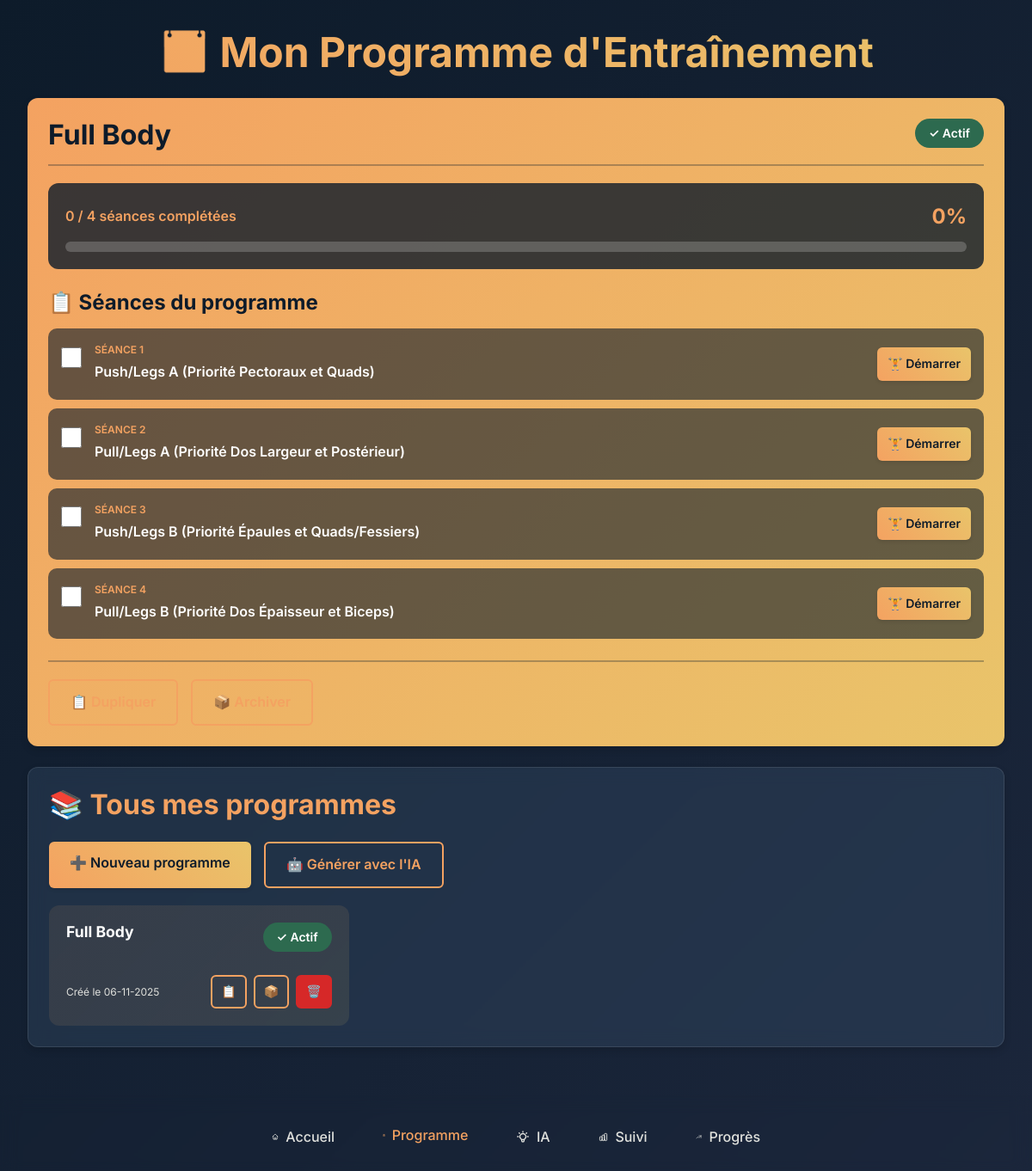
Page /programme on the committed database.
### tables this page shows
CREATE TABLE programmes (
                    id INTEGER PRIMARY KEY AUTOINCREMENT,
                    nom TEXT NOT NULL,
                    description TEXT,
                    actif INTEGER DEFAULT 0,
                    archive INTEGER DEFAULT 0,
                    date_creation TIMESTAMP DEFAULT CURRENT_TIMESTAMP
                );

CREATE TABLE programme_seances (
                    id INTEGER PRIMARY KEY AUTOINCREMENT,
                    programme_id INTEGER NOT NULL,
                    ordre INTEGER NOT NULL,
                    nom_seance TEXT NOT NULL,
                    description TEXT,
                    completee INTEGER DEFAULT 0,
                    date_completion TIMESTAMP,
                    FOREIGN KEY (programme_id) REFERENCES programmes (id) ON DELETE CASCADE
                );

### app.py (the view)
@app.route('/programme')
def programme():
    programme_actif = None
    seances_programme = []
    tous_programmes = []
    progression = {'completees': 0, 'total': 0, 'pourcentage': 0}
    try:
        with sqlite3.connect('database.db') as conn:
            cur = conn.cursor()
            cur.execute("SELECT * FROM programmes WHERE actif = 1 AND archive = 0 LIMIT 1")
            programme_actif = cur.fetchone()
            if programme_actif:
                programme_id = programme_actif[0]
                cur.execute("""
                    SELECT * FROM programme_seances
                    WHERE programme_id = ?
                    ORDER BY ordre
                """, (programme_id,))
                seances_programme = cur.fetchall()
                if seances_programme:
                    progression['total'] = len(seances_programme)
                    progression['completees'] = sum(1 for s in seances_programme if s[5] == 1)
                    progression['pourcentage'] = int((progression['completees'] / progression['total']) * 100)
            cur.execute("SELECT * FROM programmes WHERE archive = 0 ORDER BY actif DESC, date_creation DESC")
            tous_programmes = cur.fetchall()
    except sqlite3.Error as e:
        print(f"❌ Erreur lors de la récupération des programmes: {e}")
    return render_template('programme.html',
                         programme_actif=programme_actif,
                         seances_programme=seances_programme,
                         tous_programmes=tous_programmes,
                         progression=progression)

### app.py (called while the page is built)
def format_date(date_string):
    if not date_string:
        return ""
    try:
        for fmt in ['%Y-%m-%d %H:%M:%S', '%Y-%m-%d', '%d-%m-%Y', '%d/%m/%Y']:
            try:
                dt = datetime.strptime(str(date_string)[:19], fmt)
                return dt.strftime('%d-%m-%Y')
            except ValueError:
                continue
        if len(str(date_string)) >= 10:
            parts = str(date_string)[:10].split('-')
            if len(parts) == 3:
                return f"{parts[2]}-{parts[1]}-{parts[0]}"
        return str(date_string)[:10]
    except Exception as e:
        print(f"Erreur de formatage de date: {e}")
        return str(date_string)[:10]

### templates/programme.html (shortened to what this page needs)
{% extends "base.html" %}
{% block content %}
<div class="fade-in">
    <h1>📅 Mon Programme d'Entraînement</h1>
    {% if programme_actif %}
    <div class="card programme-actif">
        <div class="programme-header">
            <div>
                <h2>{{ programme_actif[1] }}</h2>
            </div>
            <span class="badge-actif">✓ Actif</span>
        </div>
        <div class="progression-section">
            <div class="progression-header">
                <span class="progression-text">
                    {{ progression.completees }} / {{ progression.total }} séances complétées
                </span>
                <span class="progression-pourcentage">{{ progression.pourcentage }}%</span>
            </div>
            <div class="progress-bar">
            </div>
        </div>
        <div class="seances-liste">
            <h3>📋 Séances du programme</h3>
            {% for seance in seances_programme %}
            <div class="seance-item {% if seance[5] == 1 %}completed{% endif %}">
                <div class="seance-info">
                    <div class="seance-checkbox">
                        <input type="checkbox"
                               onchange="toggleSeance({{ seance[0] }})"
                               id="seance_{{ seance[0] }}">
                    </div>
                    <div class="seance-details">
                        <div class="seance-ordre">Séance {{ seance[2] }}</div>
                        <div class="seance-nom">{{ seance[3]|striptags }}</div>
                    </div>
                </div>
                <div class="seance-actions">
                    <a href="/programme/start-seance/{{ seance[0] }}" class="btn btn-small btn-primary">
                        🏋️ Démarrer
                    </a>
                </div>
            </div>
            {% endfor %}
        </div>
        <div class="programme-actions">
            <a href="/programme/duplicate/{{ programme_actif[0] }}" class="btn btn-secondary">
                📋 Dupliquer
            </a>
            <a href="/programme/archive/{{ programme_actif[0] }}" class="btn btn-secondary"
               onclick="return confirm('Voulez-vous archiver ce programme ?')">
                📦 Archiver
            </a>
        </div>
    </div>
    {% else %}
    <div class="card no-programme">
        <h2>Aucun programme actif</h2>
        <p>Créez un nouveau programme ou activez un programme existant pour commencer.</p>
        <a href="/programme/create" class="btn btn-primary">➕ Créer un programme</a>
    </div>
    {% endif %}
    <div class="card">
        <h2>📚 Tous mes programmes</h2>
        <div class="programmes-actions-top">
            <a href="/programme/create" class="btn btn-primary">➕ Nouveau programme</a>
            <a href="/ai" class="btn btn-secondary">🤖 Générer avec l'IA</a>
        </div>
        {% if tous_programmes %}
        <div class="programmes-grid">
            {% for prog in tous_programmes %}
            <div class="programme-card {% if prog[3] == 1 %}active{% endif %}">
                <div class="programme-card-header">
                    <h3>{{ prog[1] }}</h3>
                    {% if prog[3] == 1 %}
                    <span class="badge-actif">✓ Actif</span>
                    {% endif %}
                </div>
                <div class="programme-card-footer">
                    <small>Créé le {{ prog[5]|format_date }}</small>
                    <div class="programme-card-actions">
                        <a href="/programme/duplicate/{{ prog[0] }}" class="btn btn-mini btn-secondary" title="Dupliquer">
                            📋
                        </a>
                        <a href="/programme/archive/{{ prog[0] }}" class="btn btn-mini btn-secondary"
                           onclick="return confirm('Archiver ce programme ?')" title="Archiver">
                            📦
                        </a>
                        <a href="/programme/delete/{{ prog[0] }}" class="btn btn-mini btn-danger"
                           onclick="return confirm('Supprimer définitivement ce programme ?')" title="Supprimer">
                            🗑️
                        </a>
                    </div>
                </div>
            </div>
            {% endfor %}
        </div>
        {% else %}
        <p class="no-data">Aucun programme créé pour le moment.</p>
        {% endif %}
    </div>
</div>
{% endblock %}

### static/css/style.css (style rules this page uses)
:root { --primary: #0D1B2A; --secondary: #1B263B; --accent: #F4A261; --accent-secondary: #E9C46A; --surface: #415A77; --surface-light: #778DA9; --text-primary: #FFFFFF; --text-secondary: #E0E1DD; --text-muted: #B0B0B0; --success: #2D6A4F; --warning: #F77F00; --error: #D62828; --shadow-light: 0 2px 4px rgba(0, 0, 0, 0.1); --shadow-medium: 0 4px 8px rgba(0, 0, 0, 0.15); --shadow-heavy: 0 8px 16px rgba(0, 0, 0, 0.2); --radius-small: 6px; --radius-medium: 12px; --radius-large: 16px; --spacing-xs: 0.5rem; --spacing-sm: 0.75rem; --spacing-md: 1rem; --spacing-lg: 1.5rem; --spacing-xl: 2rem; --spacing-xxl: 3rem; --transition-fast: 0.15s ease-in-out; --transition-normal: 0.25s ease-in-out; --transition-slow: 0.4s ease-in-out; }
* { margin: 0; padding: 0; box-sizing: border-box; }
html { font-size: 16px; scroll-behavior: smooth; }
body { font-family: 'Inter', 'SF Pro Display', -apple-system, BlinkMacSystemFont, 'Segoe UI', Roboto, sans-serif; background: linear-gradient(135deg, var(--primary) 0%, var(--secondary) 100%); color: var(--text-primary); line-height: 1.6; min-height: 100vh; padding-bottom: 80px; overflow-x: hidden; }
h1, h2, h3, h4, h5, h6 { font-weight: 700; line-height: 1.2; margin-bottom: var(--spacing-md); color: var(--text-primary); }
h1 { font-size: 2.5rem; background: linear-gradient(45deg, var(--accent), var(--accent-secondary)); -webkit-background-clip: text; -webkit-text-fill-color: transparent; background-clip: text; text-align: center; margin-bottom: var(--spacing-lg); }
h2 { font-size: 2rem; color: var(--accent); margin-bottom: var(--spacing-lg); }
h3 { font-size: 1.5rem; color: var(--accent-secondary); }
.card { background: rgba(65, 90, 119, 0.3); backdrop-filter: blur(10px); border: 1px solid rgba(255, 255, 255, 0.1); border-radius: var(--radius-medium); padding: var(--spacing-lg); margin-bottom: var(--spacing-lg); box-shadow: var(--shadow-medium); transition: all var(--transition-normal); }
input::placeholder, textarea::placeholder { color: var(--text-muted); }
.btn { display: inline-block; padding: var(--spacing-sm) var(--spacing-lg); border: none; border-radius: var(--radius-small); font-family: inherit; font-size: 1rem; font-weight: 600; text-decoration: none; text-align: center; cursor: pointer; transition: all var(--transition-fast); position: relative; overflow: hidden; min-width: 120px; }
.btn::before { content: ''; position: absolute; top: 0; left: -100%; width: 100%; height: 100%; background: linear-gradient(90deg, transparent, rgba(255, 255, 255, 0.2), transparent); transition: left var(--transition-slow); }
.btn-primary { background: linear-gradient(45deg, var(--accent), var(--accent-secondary)); color: var(--primary); box-shadow: var(--shadow-light); }
.btn-secondary { background: transparent; color: var(--accent); border: 2px solid var(--accent); }
.btn-danger { background: var(--error); color: white; border: 2px solid var(--error); }
.btn-small { padding: var(--spacing-xs) var(--spacing-sm); font-size: 0.85rem; min-width: 80px; }
.fade-in { animation: fadeIn var(--transition-slow) ease-out; }
@media (min-width: 1024px) { h1 { font-size: 3rem; } }
@media (min-width: 601px) { body { padding-bottom: 0; } }

### rows in the picture
programmes: nom "Full Body", actif "✓ Actif", date_creation "06-11-2025"
programme_seances: ordre "1", nom_seance "Push/Legs A (Priorité Pectoraux et Quads)"
programme_seances: ordre "2", nom_seance "Pull/Legs A (Priorité Dos Largeur et Postérieur)"
programme_seances: ordre "3", nom_seance "Push/Legs B (Priorité Épaules et Quads/Fessiers)"
programme_seances: ordre "4", nom_seance "Pull/Legs B (Priorité Dos Épaisseur et Biceps)"

### other values in the picture
{{ progression.completees }} "0"
{{ progression.total }} "4"
{{ progression.pourcentage }} "0"
